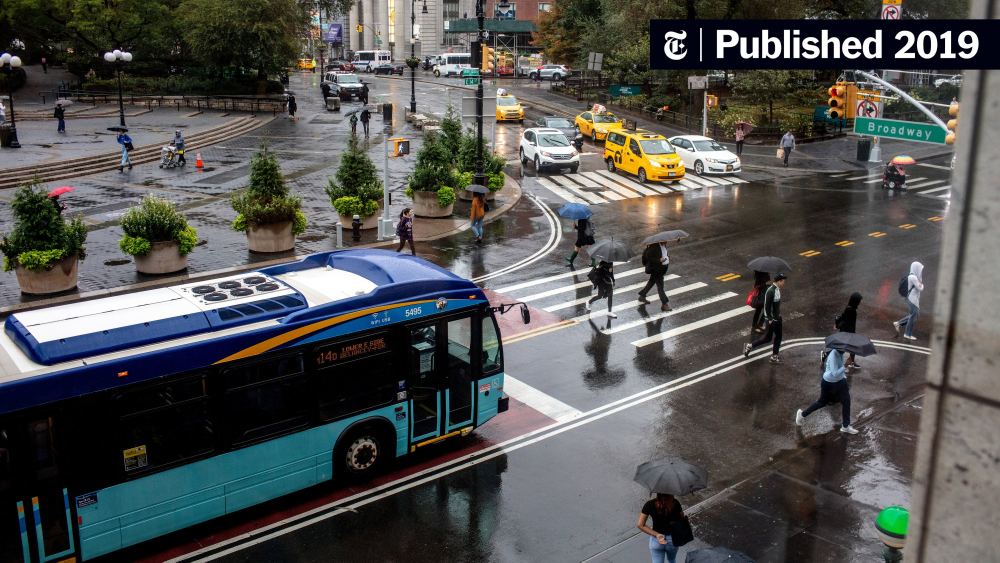
#> input picture 2_predictions/street.jpeg, 3000 x 1688 px (shown at 1/3 size)
$ jupyter execute --allow-errors yolo_predictions.ipynb
#> lines starting #> are read from the running program, lines starting #| are printed output that depends on the picture
[cell 1]
import cv2
import numpy as np
import os
import yaml
from yaml.loader import SafeLoader
import matplotlib.pyplot as plt

[cell 2]
# Load yaml
with open('data.yaml', mode='r') as f:
    data_yaml = yaml.load(f, Loader=SafeLoader)

labels = data_yaml['names']

print(labels)

#> (a cell that did not finish here is left out)

[cell 4]
# Load the image

img = cv2.imread('street.jpeg')
#> img is the input picture: shape (1688, 3000, 3); mean B, G, R 81.5, 83, 82.4
image = img.copy()

row, col, d = image.shape
#> row = 1688; col = 3000; d = 3

# get the yolo prediction of the image

max_rc = max(row, col)
#> max_rc = 3000
input_image = np.zeros((max_rc, max_rc, 3), dtype = np.uint8)
input_image[0:row, 0:col] = image
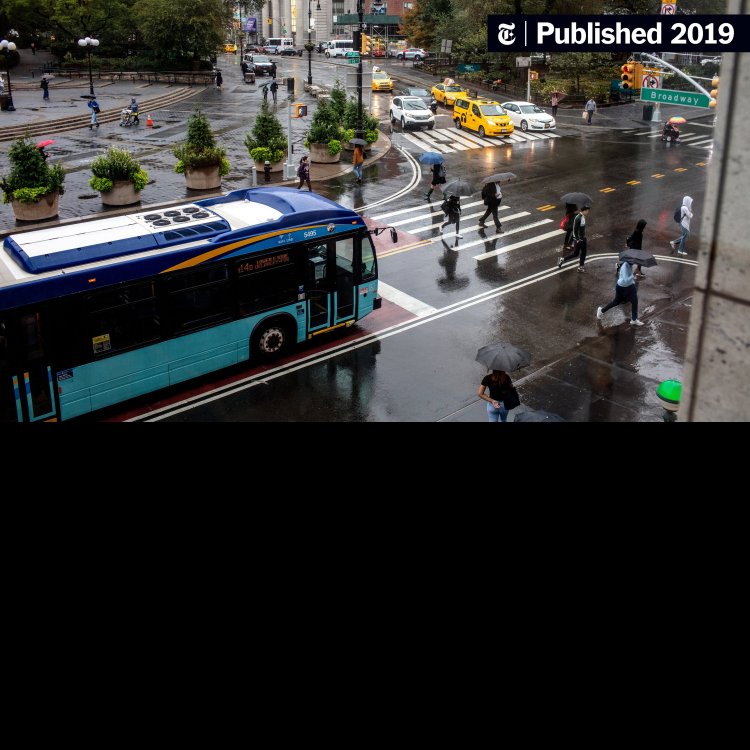
#> input_image: shape (3000, 3000, 3) (shown at 1/4 size); mean B, G, R 45.9, 46.7, 46.4

INPUT_WH_YOLO = 640
blob = cv2.dnn.blobFromImage(input_image, 1/255, (INPUT_WH_YOLO, INPUT_WH_YOLO), swapRB = True, crop = False)
#> (the rest of this cell did not finish here and is left out)
